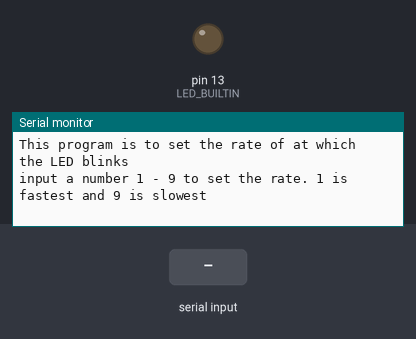
A sketch run on a simulated Arduino Uno, built with avr-gcc and run on an emulated ATmega328P. Parts: output pins drawn as LEDs (lit = HIGH), the last lines printed to the serial monitor. The inputs (shaded band) are chosen by the test bench.

Above: at 1.2 s.
1.3 s: "90,45\n" received over Serial
At 1.62 s:
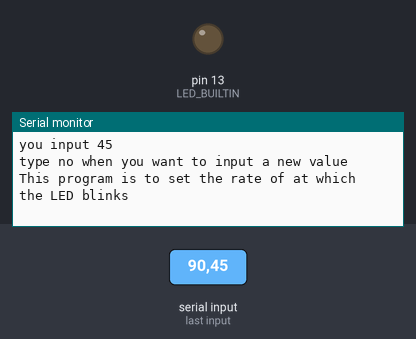
At 2.6 s:
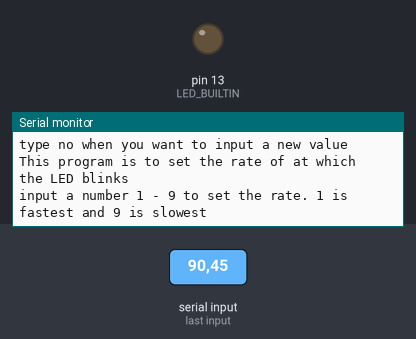

Measured:
- after the input at 1.3 s, the serial monitor: prints a new line at once (image 1)

The sketch:

LED_input_blink_rate.ino
```cpp
//Dylan Sedeno
int input = 0, rate; // variables used for program
String repeat = "yes";
void setup() {
  // put your setup code here, to run once:
Serial.begin(9600);
pinMode(LED_BUILTIN, OUTPUT);
}
void loop() {
  // put your main code here, to run repeatedly:
  Serial.println("This program is to set the rate of at which the LED blinks"); // informs user about program
  Serial.println("input a number 1 - 9 to set the rate. 1 is fastest and 9 is slowest");

  while(input == 0){ // used to wait for the users input
  input = Serial.parseInt(); // records the users input
  }

  Serial.print("you input "); //informs the user of what they input
  Serial.println(input);

  rate = input * 100;// multiplies the value given by the user to set the rate of blink

  Serial.println("type no when you want to input a new value");// prompts the user on how to stop and put a new rate

  while(Serial.available() == 0 && repeat != "no"){ // repeats until the user types no
  digitalWrite(LED_BUILTIN, HIGH);
  delay(rate);// is the rate at which the led blinks
  digitalWrite(LED_BUILTIN, LOW);
  delay(rate);
  repeat = Serial.readString(); // for when the user types no to start a new rate
  }
  // restes the variable values
  input = 0;
  rate = 0;
  repeat = "yes";
}
```
